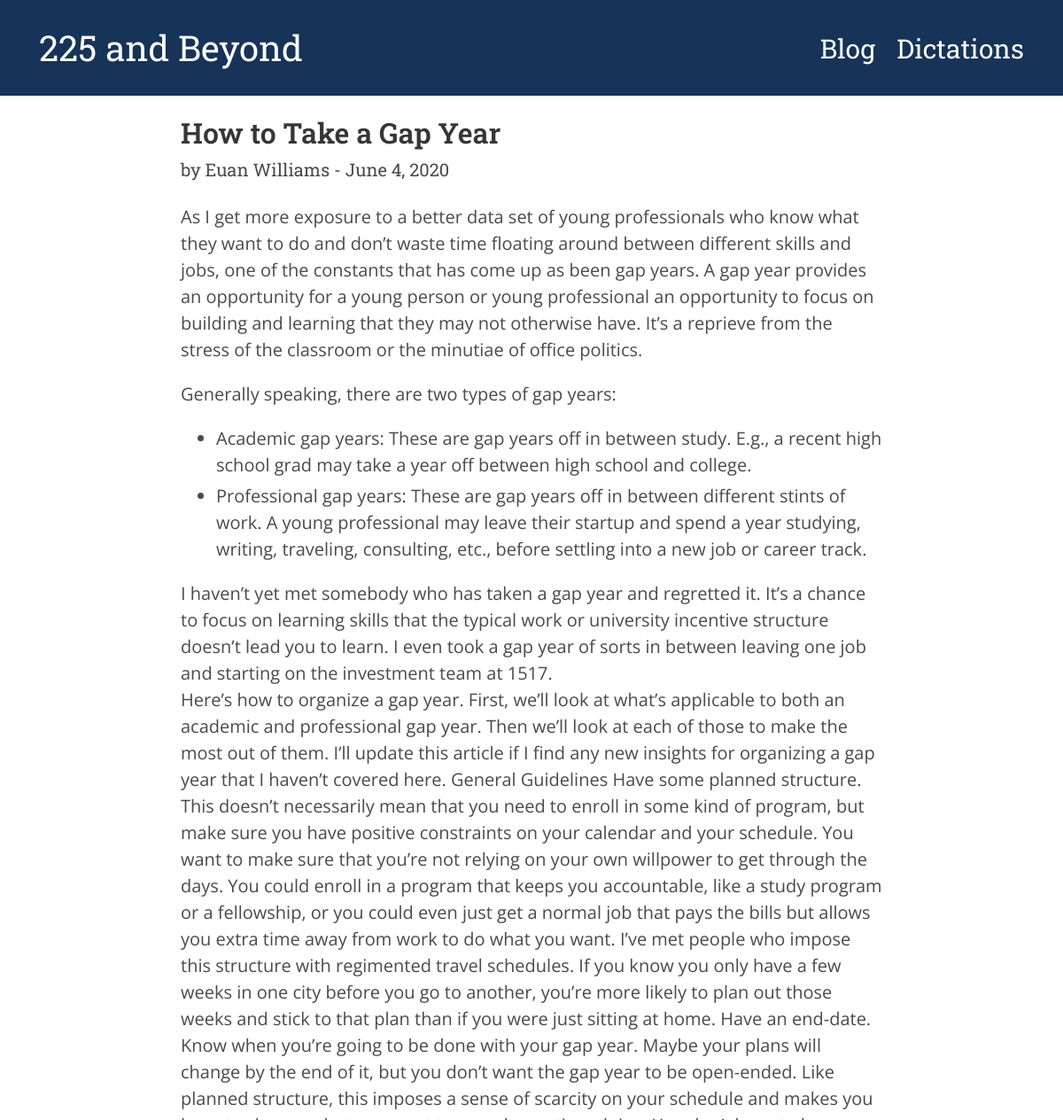
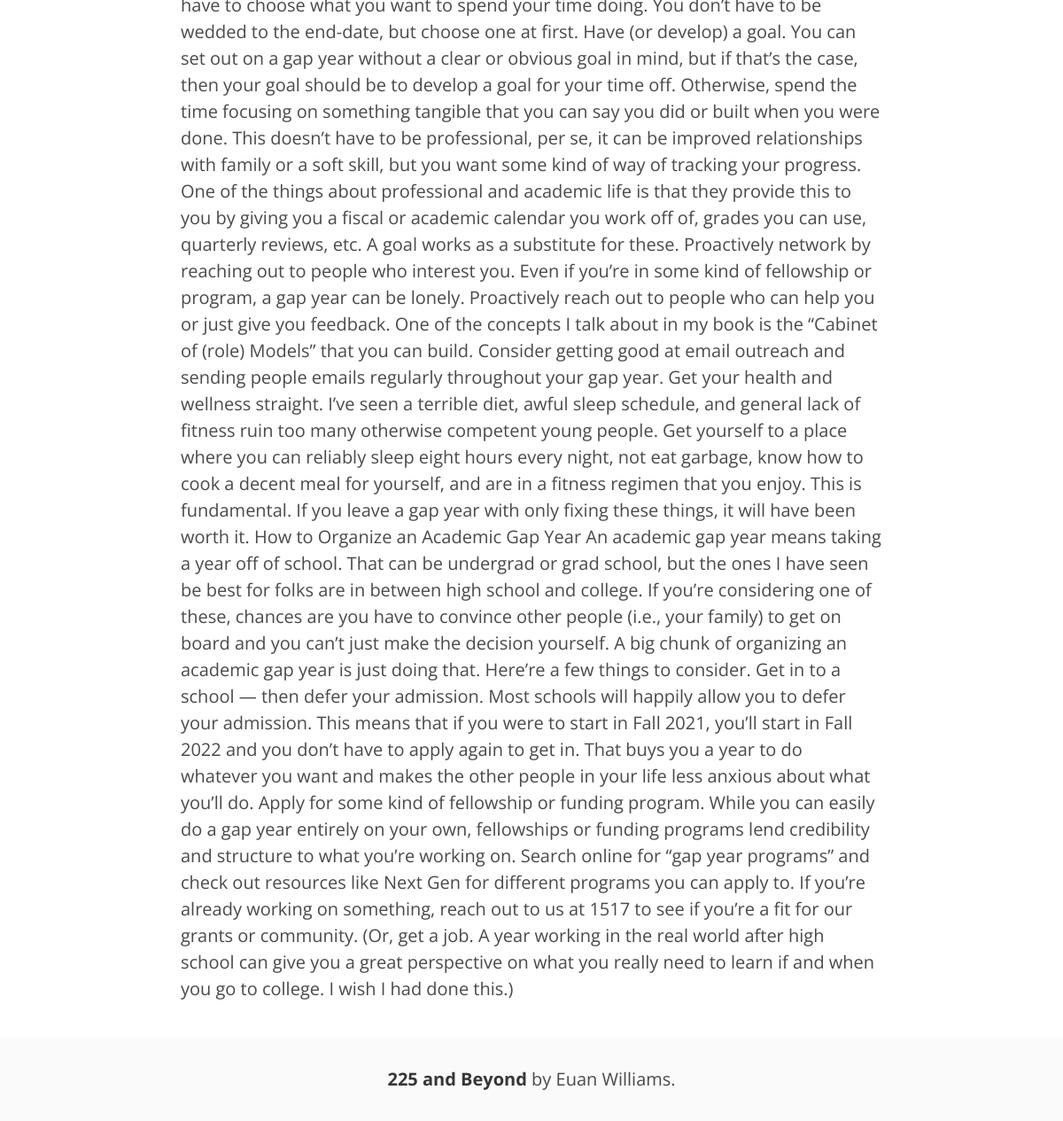
/blog/how-take-gap-year, run on an earlier commit of the app's database (2 pictures, top to bottom).
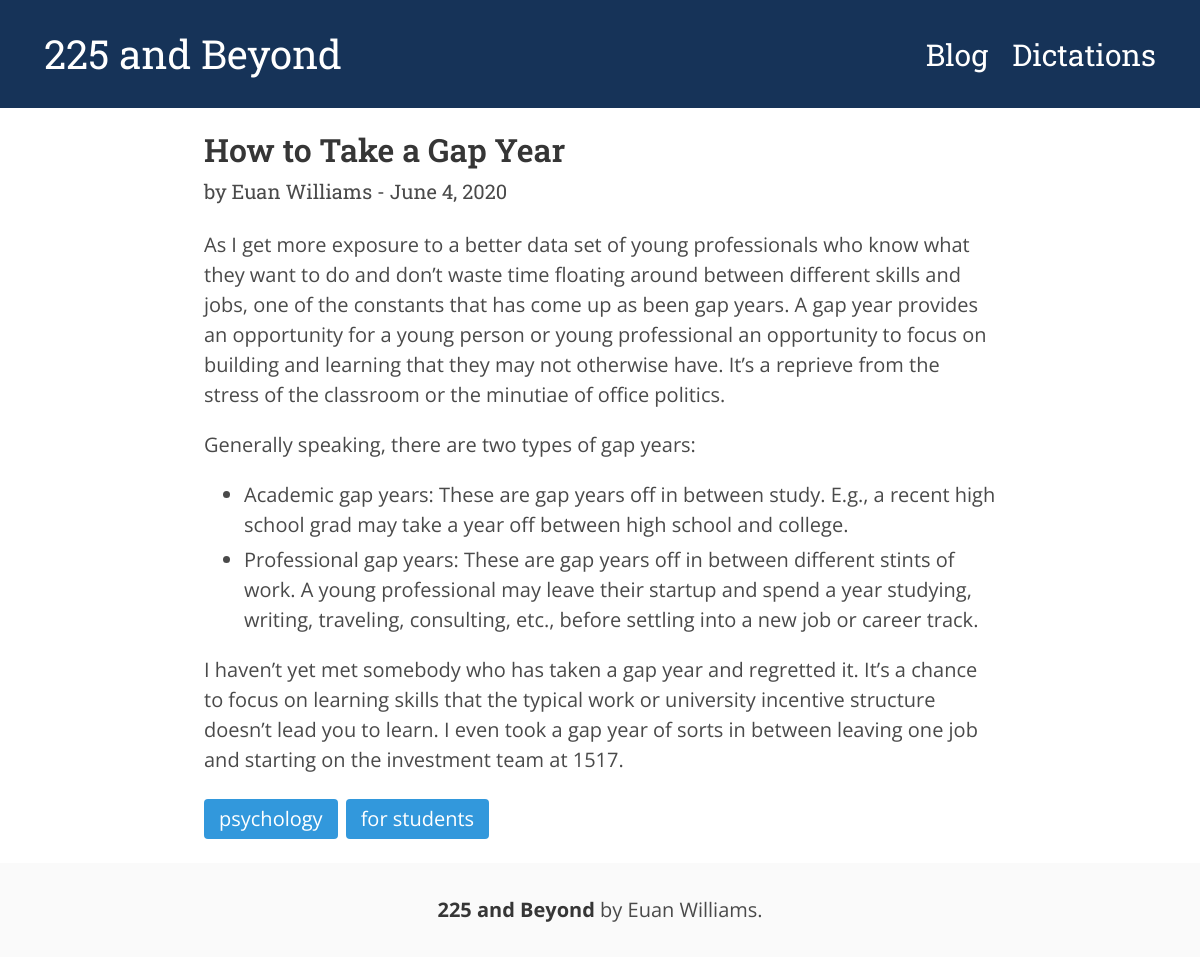
And on a later commit of the database.
### blog/models.py (models this page shows, shortened)
class Post(models.Model):
    slug = models.SlugField(unique=True)
    author = models.ForeignKey(settings.AUTH_USER_MODEL, on_delete=models.SET_NULL, null=True)
    title = models.CharField(max_length=200)
    created_date = models.DateTimeField(default=timezone.now)
    published_date = models.DateTimeField(blank=True, null=True)
    text = models.TextField()
    tags = TaggableManager()

### blog/views.py (the view)
# urls.py: path('blog/<slug:slug>', blog_views.post_view, name='blogpost_view'),
def post_view(request, slug):
    post = Post.objects.get(slug=slug)
    return render(request, 'post.html', {'post':post})

### templates/post.html
{% extends "base.html" %}
{% block content %}
<div class="columns is-centered is-mobile">
    <div class="column is-8-tablet is-four-fifths-mobile blog-container">
        <div id="post-title-container">
            <h2 class="title">{{ post.title}}<h3>by Euan Williams - {{ post.created_date|date}}</h2>
        </div>
        <div class="content">
            {{ post.text|safe}}
        </div>
        <div class="is-spaced tags are-medium">
            {% for tag in post.tags.all %}
                <span class="tag is-info is-large">{{tag}}</span>
            {% endfor %}
        </div>
    </div>
</div>
{% endblock %}

What changed in the data, as far as the page shows it:
changed Post "How to Take a Gap Year": text "…investment team at 1517. Here’s how to organize a gap year. First, we’ll look at what’s applicable to both an academic and professional gap year. Then we’ll look at each of those to make the most out of them. I’ll update this article if I find any new insights for organizing a gap year that I haven’t covered here. General Guidelines Have some planned structure. This doesn’t necessarily mean that you need to enroll in some kind of program, but make sure you have positive constraints on your calendar and your schedule. You want to make sure that you’re not relying on your own willpower to get through the days. You could enroll in a program that keeps you accountable, like a study program or…" → "…investment team at 1517."
now on this page (row unchanged): Tag: name "psychology"
now on this page (row unchanged): Tag: name "for students"
